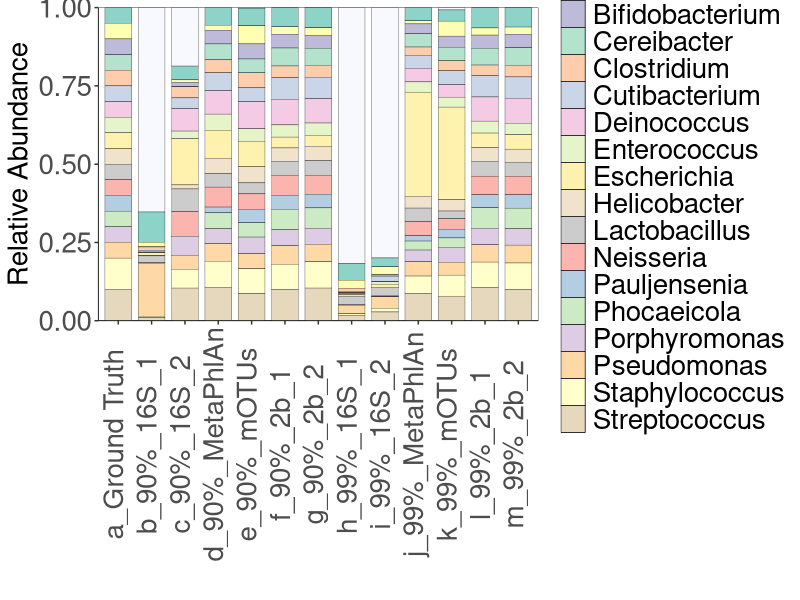

Write R code to recreate this figure.
library(reshape2)
library(ggplot2)
library(RColorBrewer)

result <- read.table("mock_genus.txt", sep = "\t", header = T)
data <- melt(result, id.vars="SampleID")
data <- data[order(data$variable), ]

nc <- length(unique(data$variable))
print(nc)

colors = c("ghostwhite", brewer.pal(3, "Set3"), 
           brewer.pal(8, "Pastel2"), 
           brewer.pal(8, "Pastel1"))

plot <- ggplot(data = data, aes(SampleID, value, fill = variable)) +
  scale_fill_manual(values = colors, guide = guide_legend(ncol = 1, bycol = TRUE)) +
  geom_bar(stat = "identity", position = "stack", color = "black", width = 0.8, linewidth = 0.1) +
  labs(x = "", y = "Relative Abundance", fill = "") +
  scale_y_continuous(expand = c(0, 0)) +
  theme_classic() +
  theme(
    panel.background = element_rect(fill = "white", colour = "black", linewidth = 0.25),
    axis.line = element_line(linewidth = 0.25),
    axis.title = element_text(size = 20),
    axis.text.y = element_text(size = 20),
    axis.text.x = element_text(size = 20, angle = 90, vjust = 0.25),
    legend.text = element_text(size = 20),
    legend.position = "right"
  )

print(plot)
